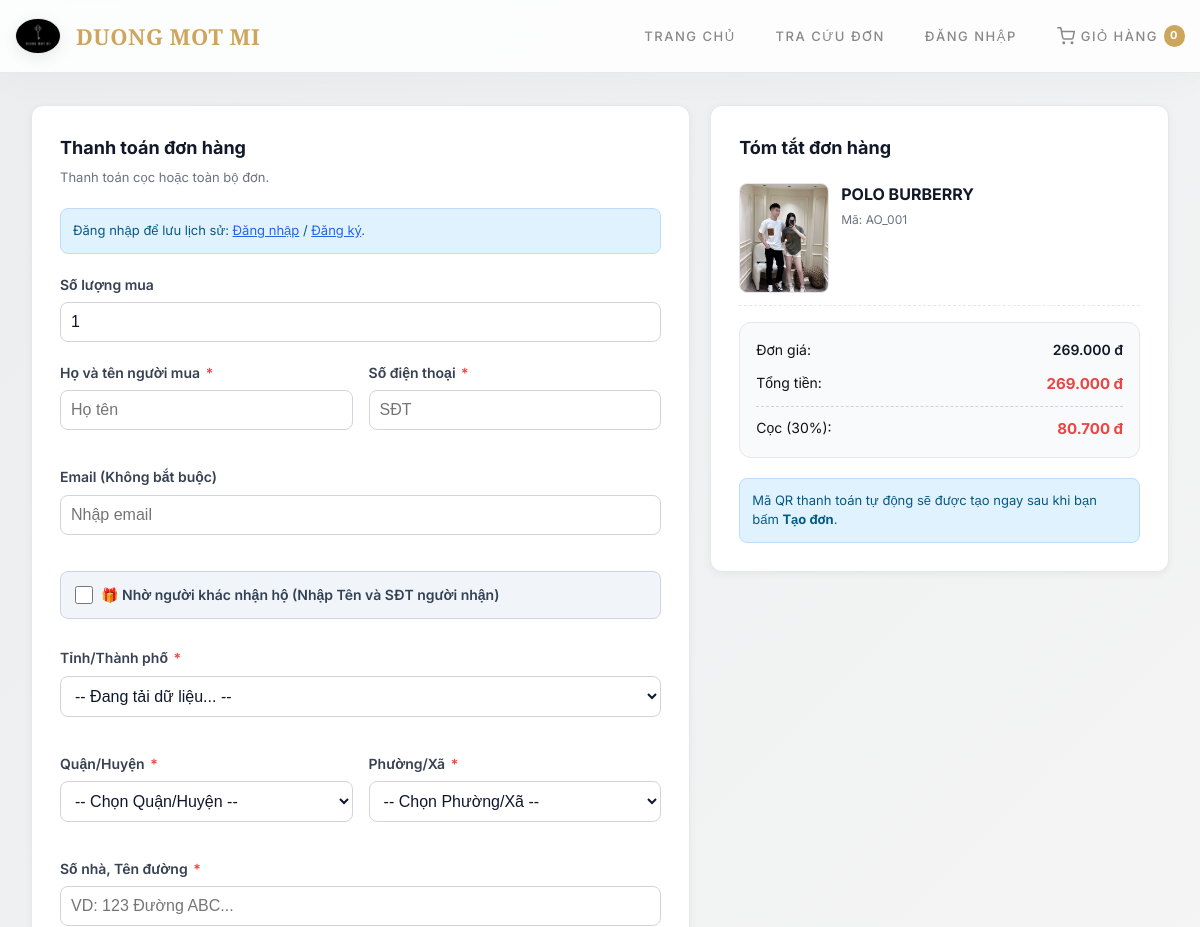
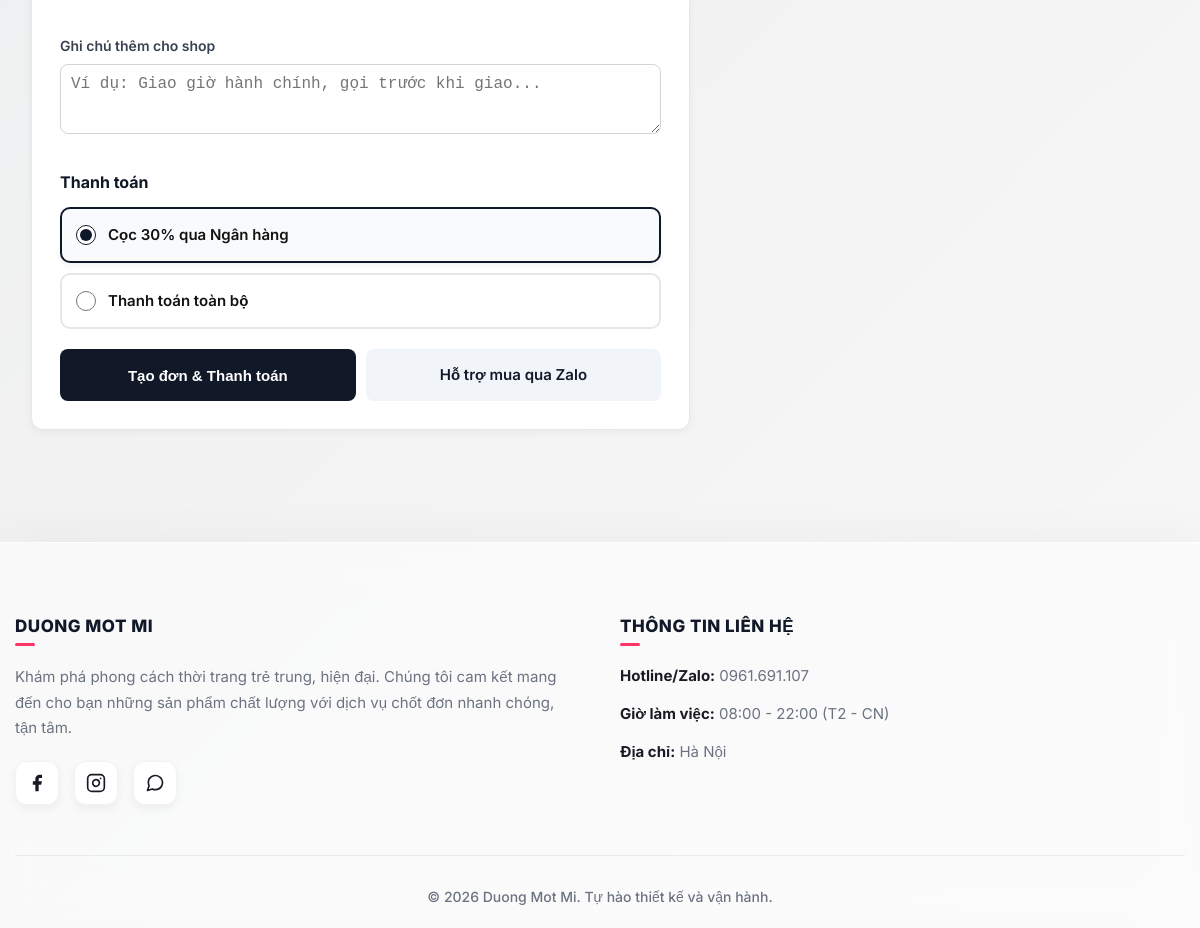
The app's page /checkout.php?product_id=1 with its own data (2 pictures, top to bottom).
### tables this page shows
CREATE TABLE `app_settings` (
  `setting_key` varchar(100) NOT NULL,
  `setting_value` text NOT NULL,
  `updated_at` datetime NOT NULL DEFAULT current_timestamp() ON UPDATE current_timestamp()
);

CREATE TABLE `products` (
  `id` int(10) UNSIGNED NOT NULL,
  `product_name` varchar(255) NOT NULL,
  `slug` varchar(180) DEFAULT NULL,
  `product_code` varchar(100) NOT NULL,
  `category_id` int(10) UNSIGNED NOT NULL,
  `product_type_id` int(10) UNSIGNED NOT NULL,
  `style_id` int(10) UNSIGNED DEFAULT NULL,
  `gender` enum('Nam','Nữ','Unisex') NOT NULL DEFAULT 'Unisex',
  `original_price` decimal(12,2) NOT NULL DEFAULT 0.00,
  `sale_price` decimal(12,2) DEFAULT NULL,
  `purchase_price` decimal(12,2) DEFAULT NULL,
  `note` varchar(500) DEFAULT NULL,
  `material` varchar(255) DEFAULT NULL,
  `information` text DEFAULT NULL,
  `short_description` varchar(500) DEFAULT NULL,
  `quantity` int(11) NOT NULL DEFAULT 0,
  `track_inventory` tinyint(1) NOT NULL DEFAULT 1,
  `allow_backorder` tinyint(1) NOT NULL DEFAULT 0,
  `min_stock_alert` int(11) NOT NULL DEFAULT 0,
  `supplier_contact` varchar(255) DEFAULT NULL,
  `import_link` varchar(500) DEFAULT NULL,
  `thumbnail` varchar(500) DEFAULT NULL,
  `is_active` tinyint(1) NOT NULL DEFAULT 1,
  `published_at` datetime DEFAULT NULL,
  `deleted_at` datetime DEFAULT NULL,
  `created_at` datetime NOT NULL DEFAULT current_timestamp(),
  `updated_at` datetime NOT NULL DEFAULT current_timestamp() ON UPDATE current_timestamp(),
  `is_hidden` tinyint(1) DEFAULT 1
);

### checkout.php (the view, shortened to what the rows shown need)
<?php
require_once __DIR__ . '/includes/functions.php';
$pageStylesheets = [BASE_URL . '/assets/shop-upgrade.css'];
$missing = require_upgrade_tables(['orders', 'order_items', 'order_addresses', 'payment_intents']);
$customer = current_customer();
$mode = 'cart';
$productId = (int)($_GET['product_id'] ?? $_POST['product_id'] ?? 0);
$selectedVariantId = (int)($_GET['variant_id'] ?? $_POST['variant_id'] ?? 0);
$product = $productId > 0 ? get_product($productId) : null;
$selectedVariant = ($product && $selectedVariantId > 0) ? get_product_variant($selectedVariantId, $productId) : null;
$cart = !$missing ? get_current_cart(false) : null;
$cartTotals = ($cart && !$missing) ? get_cart_totals((int)$cart['id']) : ['items' => [], 'item_count' => 0, 'subtotal' => 0, 'total' => 0, 'shipping_fee' => 0, 'discount_amount' => 0];
if (!$cartTotals['items'] && $product) {
    $mode = 'single';
}
if ($mode === 'cart') {
    $totalPreview = (float)$cartTotals['total'];
    $depositPreview = ceil($totalPreview * shop_deposit_rate() / 100);
} else {
    $price = calculate_variant_display_price($product, $selectedVariant);
    $quantityPreview = max(1, (int)($_POST['quantity'] ?? $_GET['quantity'] ?? 1));
    $totalPreview = $price * $quantityPreview;
    $depositPreview = ceil($totalPreview * shop_deposit_rate() / 100);
}
require_once __DIR__ . '/includes/header.php';
?>
<div class="checkout-shell">
    <?php if ($mode === 'cart' && empty($cartTotals['items'])): ?>
        <div class="alert alert-info">Giỏ hàng đang trống. <a class="link-muted" href="<?= route_url('/index.php#product-list') ?>">Quay lại gian hàng</a> hoặc <a class="link-muted" href="<?= route_url('/cart.php') ?>">xem giỏ hàng</a>.</div>
    <?php else: ?>
    <div class="checkout-layout">
        <div class="checkout-card layout-main">
            <h1 class="section-title">Thanh toán đơn hàng</h1>
            <p class="section-subtitle"><?= $mode === 'cart' ? 'Gom chung sản phẩm vào một đơn.' : 'Thanh toán cọc hoặc toàn bộ đơn.' ?></p>
            <?php if (!$customer): ?>
                <div class="alert alert-info">Đăng nhập để lưu lịch sử: <a class="link-muted" href="<?= route_url('/customer/login.php') ?>">Đăng nhập</a> / <a class="link-muted" href="<?= route_url('/customer/register.php') ?>">Đăng ký</a>.</div>
            <?php endif; ?>
            <form method="post" id="checkoutForm">
                <?php if ($mode === 'single'): ?>
                    <div class="form-group mb-0 mt-24">
                        <label class="form-label">Số lượng mua</label>
                        <input class="form-control" type="number" name="quantity" min="1" value="<?= e((string)max(1, (int)old_input('quantity', '1'))) ?>">
                    </div>
                <?php endif; ?>
                <div class="form-grid col-2 mt-24">
                    <div class="form-group">
                        <label class="form-label">Họ và tên người mua <span class="required-star">*</span></label>
                        <input class="form-control" name="contact_name" id="contact_name" placeholder="Họ tên" value="<?= e(old_input('contact_name', $customer['full_name'] ?? '')) ?>" required>
                    </div>
                    <div class="form-group">
                        <label class="form-label">Số điện thoại <span class="required-star">*</span></label>
                        <input class="form-control" name="contact_phone" id="contact_phone" placeholder="SĐT" value="<?= e(old_input('contact_phone', $customer['phone'] ?? '')) ?>" required>
                    </div>
                    <div class="form-group full-width">
                        <label class="form-label">Email (Không bắt buộc)</label>
                        <input class="form-control" name="contact_email" placeholder="Nhập email" value="<?= e(old_input('contact_email', $customer['email'] ?? '')) ?>">
                    </div>
                </div>
                <div class="form-grid col-2 mt-24">
                    <div class="form-group full-width" style="margin-bottom: 8px;">
                        <label class="toggle-receiver-label">
                            <input type="checkbox" id="toggleReceiverCheckbox">
                            🎁 Nhờ người khác nhận hộ (Nhập Tên và SĐT người nhận)
                        </label>
                    </div>
                    <div class="form-group full-width">
                        <label class="form-label">Tỉnh/Thành phố <span class="required-star">*</span></label>
                        <select class="form-select" name="province_name" id="f_province_name" required>
                            <option value="">-- Đang tải dữ liệu... --</option>
                        </select>
                    </div>
                    <div class="form-group">
                        <label class="form-label">Quận/Huyện <span class="required-star">*</span></label>
                        <select class="form-select" name="district_name" id="f_district_name" required>
                            <option value="">-- Chọn Quận/Huyện --</option>
                        </select>
                    </div>
                    <div class="form-group">
                        <label class="form-label">Phường/Xã <span class="required-star">*</span></label>
                        <select class="form-select" name="ward_name" id="f_ward_name" required>
                            <option value="">-- Chọn Phường/Xã --</option>
                        </select>
                    </div>
                    <div class="form-group full-width">
                        <label class="form-label">Số nhà, Tên đường <span class="required-star">*</span></label>
                        <input class="form-control" name="address_line" id="f_address_line" placeholder="VD: 123 Đường ABC..." value="<?= e(old_input('address_line')) ?>" required>
                    </div>
                    <div class="form-group full-width">
                        <label class="form-label">Ghi chú thêm cho shop</label>
                        <textarea class="form-textarea" name="customer_note" placeholder="Ví dụ: Giao giờ hành chính, gọi trước khi giao..."><?= e(old_input('customer_note')) ?></textarea>
                    </div>
                </div>
                <div class="mt-24">
                    <div class="payment-section-title">Thanh toán</div>
                    <div class="payment-options-container">
                        <label class="payment-option-label">
                            <input type="radio" name="payment_plan" value="deposit_30" <?= old_input('payment_plan', 'deposit_30') === 'deposit_30' ? 'checked' : '' ?>>
                            <span>Cọc <?= (int)shop_deposit_rate() ?>% qua Ngân hàng</span>
                        </label>
                        <label class="payment-option-label">
                            <input type="radio" name="payment_plan" value="full" <?= old_input('payment_plan') === 'full' ? 'checked' : '' ?>>
                            <span>Thanh toán toàn bộ</span>
                        </label>
                    </div>
                </div>
                <div class="action-buttons">
                    <button class="btn-primary" type="submit">Tạo đơn & Thanh toán</button>
                    <a class="btn-secondary" target="_blank" rel="noopener noreferrer" href="<?= e(shop_zalo_link()) ?>">Hỗ trợ mua qua Zalo</a>
                </div>
            </form>
        </div>
        <div class="checkout-card layout-sidebar">
            <h2 class="section-title">Tóm tắt đơn hàng</h2>
            <?php if ($mode === 'cart'): ?>
                <div class="mt-24">
                    <?php foreach ($cartTotals['items'] as $item): ?>
                        <div class="product-preview-card">
                            <img class="product-preview-img" src="<?= e(resolve_media_url($item['effective_image'] ?: $item['thumbnail'])) ?>" alt="<?= e($item['product_name']) ?>">
                            <div class="product-preview-info">
                                <div class="product-preview-title"><?= e($item['product_name']) ?></div>
                                <div class="product-preview-meta">
                                    <?= e(build_variant_label([
                                        'variant_name' => $item['variant_name'],
                                        'size_value' => $item['size_value'],
                                        'color_value' => $item['color_value'],
                                    ])) ?>
                                </div>
                                <div class="product-preview-meta">Số lượng: <strong><?= (int)$item['quantity'] ?></strong></div>
                                <div style="margin-top: 6px; font-weight: 700; color: #ef4444;">
                                    <?= format_price((float)$item['unit_price_snapshot'] * (int)$item['quantity']) ?>
                                </div>
                            </div>
                        </div>
                    <?php endforeach; ?>
                </div>
            <?php else: ?>
                <div class="product-preview-card mt-24">
                    <img class="product-preview-img" src="<?= e(resolve_media_url($product['thumbnail'])) ?>" alt="<?= e($product['product_name']) ?>">
                    <div class="product-preview-info">
                        <div class="product-preview-title"><?= e($product['product_name']) ?></div>
                        <div class="product-preview-meta">Mã: <?= e($product['product_code']) ?></div>
                    </div>
                </div>
            <?php endif; ?>
            <div class="summary-box">
                <div class="flex-between">
                    <span><?= $mode === 'cart' ? 'Tổng số lượng:' : 'Đơn giá:' ?></span>
                    <span style="font-weight: 600; color: #111827;"><?= $mode === 'cart' ? (int)$cartTotals['item_count'] : format_price($price) ?></span>
                </div>
                <div class="flex-between">
                    <span>Tổng tiền:</span>
                    <strong><?= format_price($totalPreview) ?></strong>
                </div>
                <div class="flex-between" style="border-top: 1px dashed #cbd5e1; padding-top: 10px; margin-top: 10px;">
                    <span>Cọc (<?= (int)shop_deposit_rate() ?>%):</span>
                    <strong><?= format_price($depositPreview) ?></strong>
                </div>
            </div>
            <div class="alert alert-info mt-24 mb-0">
                Mã QR thanh toán tự động sẽ được tạo ngay sau khi bạn bấm <strong>Tạo đơn</strong>.
            </div>
        </div>
    </div>
    <?php endif; ?>
</div>
<?php require_once __DIR__ . '/includes/footer.php'; ?>

### includes/header.php (shortened to what the rows shown need)
<?php
require_once __DIR__ . '/functions.php';
$shopName = function_exists('shop_name') ? shop_name() : 'Duong Mot Mi SHOP';
$shopLogo = function_exists('shop_logo_url') ? shop_logo_url() : resolve_media_url('img/logo.jpg');
$shopZaloLink = function_exists('shop_zalo_link') ? shop_zalo_link() : (defined('ZALO_LINK') ? ZALO_LINK : '#');
?>
<!DOCTYPE html>
<html lang="vi">
<head>
    <link rel="stylesheet" href="<?= BASE_URL ?>/assets/style.css">
    <?php if (!empty($pageStylesheets) && is_array($pageStylesheets)): ?>
        <?php foreach ($pageStylesheets as $stylesheet): ?>
    <link rel="stylesheet" href="<?= e($stylesheet) ?>">
        <?php endforeach; ?>
    <?php endif; ?>
</head>
<body>
<header class="site-header">
    <div class="container header-wrap">
        <a class="logo" href="<?= route_url('/index.php') ?>">
            <img
                class="logo-mark-img"
                src="<?= e($shopLogo) ?>"
                alt="<?= e($shopName) ?>"
                width="46"
                height="46"
                loading="eager"
                decoding="async"
            >
            <span><?= e($shopName) ?></span>
        </a>
    </div>
</header>
<main class="container main-content">

### records on screen
app_settings: setting_value (picture)
products: thumbnail (picture), product_name "POLO BURBERRY", product_code "AO_001", sale_price "269.000 đ"

### other values on screen
$shopName "DUONG MOT MI"
get_cart_item_count() "0"
shop_deposit_rate() "30"
format_price($depositPreview) "80.700 đ"
$shopTagline "Khám phá phong cách thời trang trẻ trung, hiện đại. Chúng tôi cam kết mang đến cho bạn những sản phẩm chất lượng với dịch vụ chốt đơn nhanh chóng, tận tâm."
$shopPhone "0961.691.107"
$shopHours "08:00 - 22:00 (T2 - CN)"
$shopAddress "Hà Nội"
$shopName "Duong Mot Mi"
